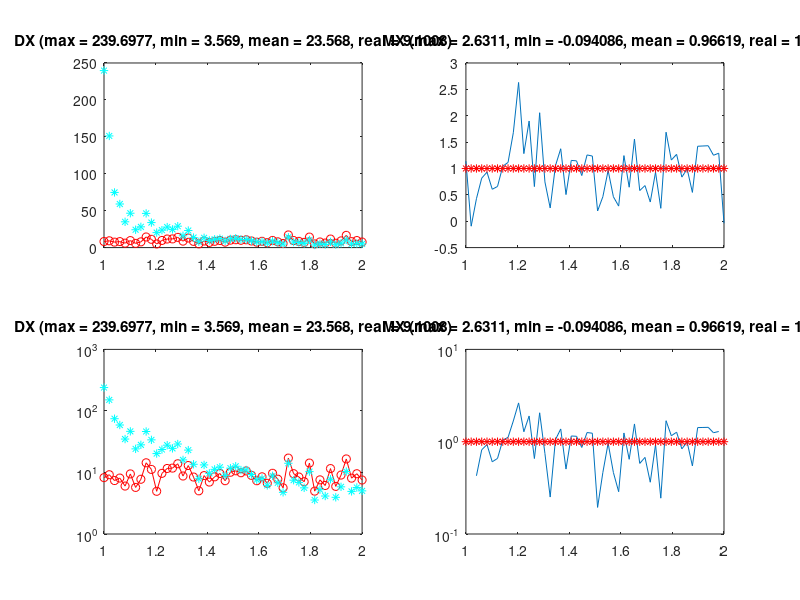

Write the MATLAB code that produced this figure.
MU = 1;
SIGMA = (10 - MU)/3;

n = 30;
n1 = 50;

medians = zeros(n1, 1);
ranges = zeros(n1, 1);
DXs = zeros(n1, 1);
MXs = zeros(n1, 1);
realDXs = zeros(n1, 1);

for i = 1:n1
    otkls = 0;
    res = zeros(n, 1);
    for j = 1:n
        res(j) = normrnd(MU,SIGMA);
        otkls = otkls + (res(j) - MU).^2;
    end
    medians(i) = median(res);
    ranges(i) = range(res);
    DXs(i) = var(res);
    MXs(i) = mean(res);
    res;
    realDXs(i) = otkls / i;
end

disp('Max median = ')
disp(max(medians))
disp('Min median = ')
disp(min(medians))
disp('Max range = ')
disp(max(ranges))
disp('Min range = ')
disp(min(ranges))


y = linspace(1, 2, length(medians));
% disp(length(y))
% disp(length(medians))
subplot (2, 2, 1), plot(y, DXs, 'r-o', y, realDXs, 'c*');
title(['DX (max = ' num2str(max(realDXs)) ', min = ' num2str(min(realDXs)) ', mean = ' num2str(mean(realDXs)) ', real = ' num2str(mean(DXs)) ')'])
xlim auto
ylim auto

subplot (2, 2, 2), plot(y, MXs, y, 1, '-*r')
title(['MX (max = ' num2str(max(MXs)) ', min = ' num2str(min(MXs)) ', mean = ' num2str(mean(MXs)) ', real = 1)'])
xlim auto
ylim auto

subplot (2, 2, 3), plot(y, DXs, 'r-o', y, realDXs, 'c*');
set(gca, 'YScale', 'log')
title(['DX (max = ' num2str(max(realDXs)) ', min = ' num2str(min(realDXs)) ', mean = ' num2str(mean(realDXs)) ', real = ' num2str(mean(DXs)) ')'])
xlim auto
ylim auto

subplot (2, 2, 4), plot(y, MXs, y, 1, '-*r')
set(gca, 'YScale', 'log')
title(['MX (max = ' num2str(max(MXs)) ', min = ' num2str(min(MXs)) ', mean = ' num2str(mean(MXs)) ', real = 1)'])
xlim auto
ylim auto
